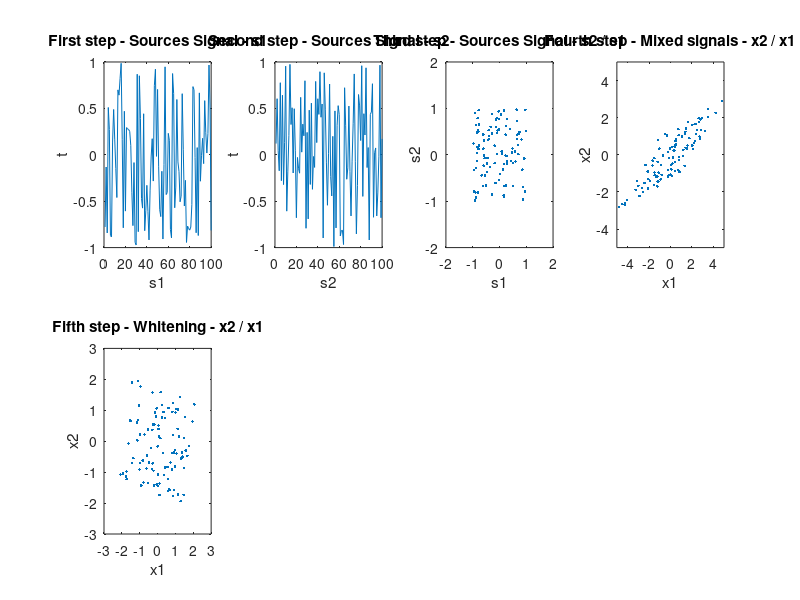

MATLAB code to generate this figure: (Note: this script raises an error after producing the figure.)
% Aluno: Oswaldo Fratini Filho
% ICA study

clear all
close all
format long

% Number of points
N = 100;

% Create source 1 with uniform distribution
s1 = -1 + 2 * rand(N, 1)';

% Create source 2 with uniform distribution
s2 = -1 + 2 * rand(N, 1)';

t = [1:1:size(s2, 2)];

% create new figure
figure('Name', 'ICA Tutorial', 'NumberTitle', 'off', 'units','normalized','outerposition',[0 0 1 1]) 

% first subplot
subplot(2,4,1);
plot(t, s1, '-');
title('First step - Sources Signal - s1');
xlabel('s1');
ylabel('t');

% Second subplot
subplot(2,4,2);
plot(t, s2, '-');
title('Second step - Sources Signal - s2');
xlabel('s2');
ylabel('t');

% Third subplot
subplot(2,4,3);
plot(s1, s2, '.');
title('Third step - Sources Signal - s2 / s1');
xlabel('s1');
ylabel('s2');
axis([-2 2 -2 2]);

% Create source matrix
s = [s1;s2];

% Create mixing matrix
A = [2, 3; 2, 1];

% Create microfone 1 and 2 signals
x = A*s; 

% Fourth subplot
subplot(2,4,4); 
plot(x(1,:), x(2,:), '.');
title('Fourth step - Mixed signals - x2 / x1');
xlabel('x1');
ylabel('x2');
axis([-5 5 -5 5]);

% Centering
ex = mean(x, 2);
x(:,1) = x(:,1) - ex(1);
x(:,2) = x(:,2) - ex(2);

%Whitening
ce = cov(x');
[E, D] = eig(ce); 
wm = E * D^(-1/2) * E';
xhat = wm * x;
cm = cov(xhat');

% Fifth subplot
subplot(2,4,5); 
plot(xhat(1,:), xhat(2,:), '.');
title('Fifth step - Whitening - x2 / x1')
xlabel('x1');
ylabel('x2');
axis([-3 3 -3 3]);

W = fastica(xhat)

tmp1 = W(:,1)'*xhat;
tmp2 = W(:,2)'*xhat;

% Normalized signals divided by maximium value
% Signals potency divided by standard deviation are equal 1 becouse signal
% means equal 0. It isn't true if signals mean is diferent zero.
s1n = s1/std(s1);
s2n = s2/std(s2);
tmp1n = tmp1/std(tmp1);
tmp2n = tmp2/std(tmp2);

% Signals energy
s1ne = sum(abs(s1n).^2);
s2ne = sum(abs(s2n).^2);
tmp1ne = sum(abs(tmp1n).^2);
tmp2ne = sum(abs(tmp2n).^2);

disp(fprintf('Normalized Source 1 Energy = %f', s1ne));
disp(fprintf('Normalized Source 2 Energy = %f', s2ne));
disp(fprintf('Estimated and Normalized Source 1 Energy = %f', tmp1ne));
disp(fprintf('Estimated and Normalized Source 2 Energy = %f', tmp2ne)); 

if abs(s1ne - tmp1ne) < abs(s1ne - tmp2ne)
    se1n = tmp1n;
    se2n = tmp2n;
else
    se1n = tmp2n;
    se2n = tmp1n;
end

% Sixth subplot
subplot(2,4,6); 
plot(t, se1n, '-r');
hold;
plot(t, s1n, '-b');
title('Sixth step - Estimeted and Normalized Source')
xlabel('t');
ylabel('Normalized S1');

% Seventh subplot
subplot(2,4,7); 
plot(t, se2n, '-r');
hold;
plot(t, s2n, '-b');
title('Seventh step - Estimeted and Normalized Source')
xlabel('t');
ylabel('Normalized S2');

% Mean square error

err1 = sum((tmp1n-s1n).^2)/440000
err2 = sum((tmp2n-s1n).^2)/440000
err3 = sum((tmp1n-s2n).^2)/440000
err4 = sum((tmp2n-s2n).^2)/440000



